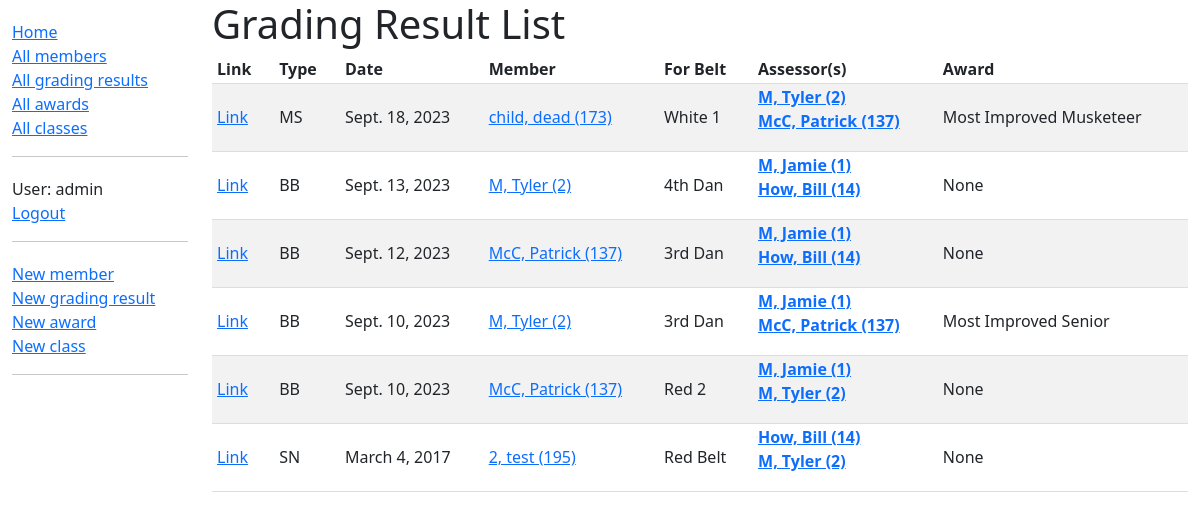
The app's page /dashboard/gradings/ (signed in) with its own data.
### dashboard/models.py (models this page shows, shortened)
class GradingResult(models.Model):
    member = models.ForeignKey(Member, on_delete=models.RESTRICT, related_name='member2gradings')
    date = models.DateField()
    type = models.CharField(max_length=2, choices=GRADINGS)
    assessor = models.ManyToManyField(Member, help_text='Who assessed this particular grading?', related_name='assessor2gradings')
    forbelt = models.CharField(max_length=50, choices=BELT_CHOICES, verbose_name="For Belt")
    comments = models.CharField(max_length=200, blank=True)
    award = models.ForeignKey(Award, on_delete=models.RESTRICT, verbose_name='Award', null=True, blank=True)
    class Meta:
        ordering = ['-date', 'type', '-forbelt', 'member__idnumber']
    def get_absolute_url(self):
        return reverse('grading-result-detail', args=[str(self.id)])

class Member(models.Model):
    first_name = models.CharField(max_length=50)
    last_name = models.CharField(max_length=50)
    idnumber = models.SmallIntegerField(verbose_name="ID Number")
    address_line_1 = models.CharField(max_length=200, help_text="Street Number and Name", blank=True)
    address_line_2 = models.CharField(max_length=200, help_text="Suburb", blank=True)
    address_line_3 = models.CharField(max_length=4, help_text="Postcode", blank=True)
    date_of_birth = models.DateField()
    belt = models.CharField(max_length=50, choices=BELT_CHOICES, blank=True)
    email = models.EmailField()
    phone = models.CharField(max_length=100)
    team_leader_instructor = models.CharField(max_length=2, choices=TL_INST_RANKS, blank=True, verbose_name="Team Leader/Instructor")
    active = models.BooleanField(default=True)
    class Meta:
        ordering = ['-belt','idnumber']
    def __str__(self):
        return f'{self.last_name}, {self.first_name} ({self.idnumber})'
    def get_absolute_url(self):
        return reverse('member-detail', args=[str(self.id)])

class Award(models.Model):
    name = models.CharField(max_length=200)
    def __str__(self):
        return self.name

### dashboard/views.py (the view)
# urls.py: path('gradings/', views.GradingResultListView.as_view(), name='gradingresults'),
class GradingResultListView(LoginRequiredMixin, generic.ListView):
    model = GradingResult
    paginate_by = 15

### dashboard/templates/dashboard/gradingresult_list.html
{% extends "base_generic.html" %}
{% block content %}
  <h1>Grading Result List</h1>
  {% if gradingresult_list %}
  <table style="width: 100%;">
    <tr>
      <th>Link</th>
      <th>Type</th>
      <th>Date</th>
      <th>Member</th>
      <th>For Belt</th>
      <th>Assessor(s)</th>
      <th>Award</th>
    </tr>
    {% for gr in gradingresult_list %}
      <tr class="content">
        <td><a href="{{ gr.get_absolute_url }}">Link</a></td>
        <td>{{ gr.type }}</td>
        <td>{{ gr.date }}</td>
        <td><a href="{{ gr.member.get_absolute_url }}">{{ gr.member }}</a></td>
        <td>{{ gr.get_forbelt_display }}</td>
        <td>
          <dl>
          {% for a in gr.assessor.all %}
            <dt><a href="{{ a.get_absolute_url }}">{{ a }}</a></dt>
          {% endfor %}
          </dl>
        </td>
        <td>{{ gr.award }}</td>
      </tr>
    {% endfor %}
  </table>
  {% else %}
    <p>There are no grading results.</p>
  {% endif %}
{% endblock %}

### dashboard/templates/base_generic.html (shortened to what this page needs)
<!DOCTYPE html>
<html lang="en">
<head>
  <link href="https://cdn.jsdelivr.net/npm/bootstrap@5.1.3/dist/css/bootstrap.min.css" rel="stylesheet">
  {% load static %}
  <link rel="stylesheet" href="{% static 'css/styles.css' %}">
</head>
<body>
  <div class="container-fluid">
    <div class="row">
      <div class="col-sm-2">
      {% block sidebar %}
        <ul class="sidebar-nav">
          <li><a href="{% url 'index' %}">Home</a></li>
          <li><a href="{% url 'members' %}">All members</a></li>
          <li><a href="{% url 'gradingresults' %}">All grading results</a></li>
          <li><a href="{% url 'awards' %}">All awards</a></li>
          <li><a href="{% url 'classes' %}">All classes</a></li>
        </ul>
        <hr>
        <ul class="sidebar-nav">
        {% if user.is_authenticated %}
            <li>User: {{ user.get_username }}</li>
            <li><a href="{% url 'logout' %}?next={{ request.path }}">Logout</a></li>
          </ul>
          <hr>
          <ul class="sidebar-nav">
            <li><a href="{% url 'add-member' %}">New member</a></li>
            <li><a href="{% url 'add-grading-result' %}">New grading result</a></li>
            <li><a href="{% url 'add-award' %}">New award</a></li>
            <li><a href="{% url 'add-class' %}">New class</a></li>
          </ul>
        {% else %}
          <li><a href="{% url 'login' %}?next={{ request.path }}">Login</a></li>
        {% endif %}
        <hr>
     {% endblock %}
      </div>
      <div class="col-sm-10 ">{% block content %}{% endblock %}
      </div>
    </div>
  </div>
</body>
</html>

### dashboard/static/css/styles.css (style rules this page uses)
.sidebar-nav { margin-top: 20px; padding: 0; list-style: none; }
th, td { border-bottom: 1px solid #ddd; text-align: left; padding-right: 15px; padding-left: 5px; padding-bottom: 2px; }
tr:nth-child(even) { background-color: #f2f2f2; }

### records on screen
GradingResult: type "MS", date "Sept. 18, 2023", member "child, dead (173)", forbelt "White 1", award "Most Improved Musketeer"
Member: last_name+first_name+idnumber "M, Tyler (2)"
Member: last_name+first_name+idnumber "McC, Patrick (137)"
GradingResult: type "BB", date "Sept. 13, 2023", member "M, Tyler (2)", forbelt "4th Dan", award "None"
Member: last_name+first_name+idnumber "M, Jamie (1)"
Member: last_name+first_name+idnumber "How, Bill (14)"
GradingResult: type "BB", date "Sept. 12, 2023", member "McC, Patrick (137)", forbelt "3rd Dan", award "None"
GradingResult: type "BB", date "Sept. 10, 2023", member "M, Tyler (2)", forbelt "3rd Dan", award "Most Improved Senior"
GradingResult: type "BB", date "Sept. 10, 2023", member "McC, Patrick (137)", forbelt "Red 2", award "None"
GradingResult: type "SN", date "March 4, 2017", member "2, test (195)", forbelt "Red Belt", award "None"

### other values on screen
{{ user.get_username }} "admin"
